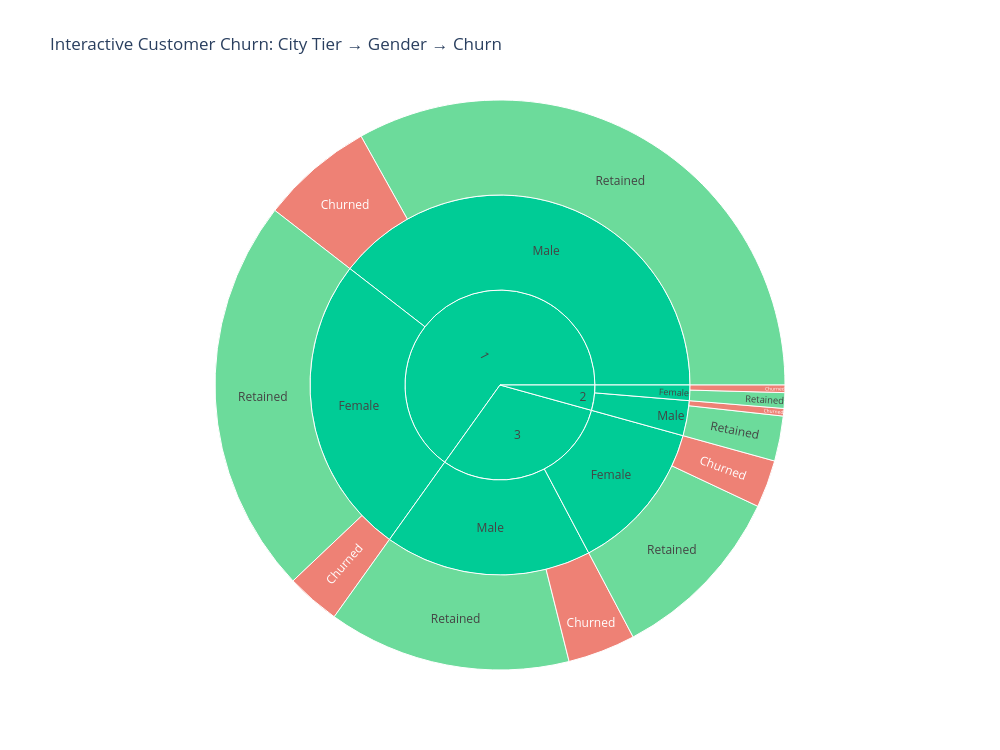

The cell this chart's notebook holds for it:
### Markdown cell above
### Interactive Sunburst

The sunburst visualizes the hierarchy:

**City Tier → Gender → Churn Status**

This makes it possible to drill down from broad geographic segments into
gender and then churn status.

### Code cell
# Create interactive sunburst chart
sunburst_figure = px.sunburst(
    plotly_data,
    path=[
        "CityTier",
        "Gender",
        "Churn Status"
    ],
    color="Churn Status",
    color_discrete_map={
        "Retained": RETAINED_COLOR,
        "Churned": CHURN_COLOR
    },
    title="Interactive Customer Churn: City Tier → Gender → Churn"
)

# Configure chart dimensions and layout
sunburst_figure.update_layout(
    width=1000,
    height=750,
    template="plotly_white"
)

# Display interactive chart
sunburst_figure.show()

# Save interactive chart as HTML
sunburst_figure.write_html(
    f"{IMAGE_FOLDER}/interactive_city_gender_churn_sunburst.html"
)

### Figure 1 — Plotly figure (JSON) as saved in the notebook; plotly's stock layout.template omitted (floating-point values rounded to 4 significant figures)
{"data": [{"branchvalues": "total", "customdata": [["(?)"], ["(?)"], ["(?)"], ["(?)"], ["(?)"], ["(?)"], ["(?)"], ["(?)"], ["(?)"], ["Churned"], ["Churned"], ["Churned"], ["Churned"], ["Churned"], ["Churned"], ["Retained"], ["Retained"], ["Retained"], ["Retained"], ["Retained"], ["Retained"]], "domain": {"x": [0, 1], "y": [0, 1]}, "hovertemplate": "labels=%{label}<br>count=%{value}<br>parent=%{parent}<br>id=%{id}<br>Churn Status=%{customdata[0]}<extra></extra>", "ids": ["2", "3", "2/Female", "2/Male", "1/Female", "3/Male", "1/Male", "3/Female", "1", "3/Female/Churned", "2/Male/Churned", "1/Female/Churned", "3/Male/Churned", "1/Male/Churned", "2/Female/Churned", "1/Female/Retained", "2/Female/Retained", "3/Female/Retained", "1/Male/Retained", "3/Male/Retained", "2/Male/Retained"], "labels": ["2", "3", "Female", "Male", "Female", "Male", "Male", "Female", "1", "Churned", "Churned", "Churned", "Churned", "Churned", "Churned", "Retained", "Retained", "Retained", "Retained", "Retained", "Retained"], "marker": {"colors": ["#00cc96", "#00cc96", "#00cc96", "#00cc96", "#00cc96", "#00cc96", "#00cc96", "#00cc96", "#00cc96", "#E74C3C", "#E74C3C", "#E74C3C", "#E74C3C", "#E74C3C", "#E74C3C", "#2ECC71", "#2ECC71", "#2ECC71", "#2ECC71", "#2ECC71", "#2ECC71"]}, "name": "", "parents": ["", "", "2", "2", "1", "3", "1", "3", "", "3/Female", "2/Male", "1/Female", "3/Male", "1/Male", "2/Female", "1/Female", "2/Female", "3/Female", "1/Male", "3/Male", "2/Male"], "type": "sunburst", "values": [242, 1722, 74, 168, 1442, 992, 2224, 730, 3666, 152, 24, 172, 216, 360, 24, 1270, 50, 578, 1864, 776, 144]}], "layout": {"height": 750, "legend": {"tracegroupgap": 0}, "title": {"text": "Interactive Customer Churn: City Tier → Gender → Churn"}, "width": 1000}}
